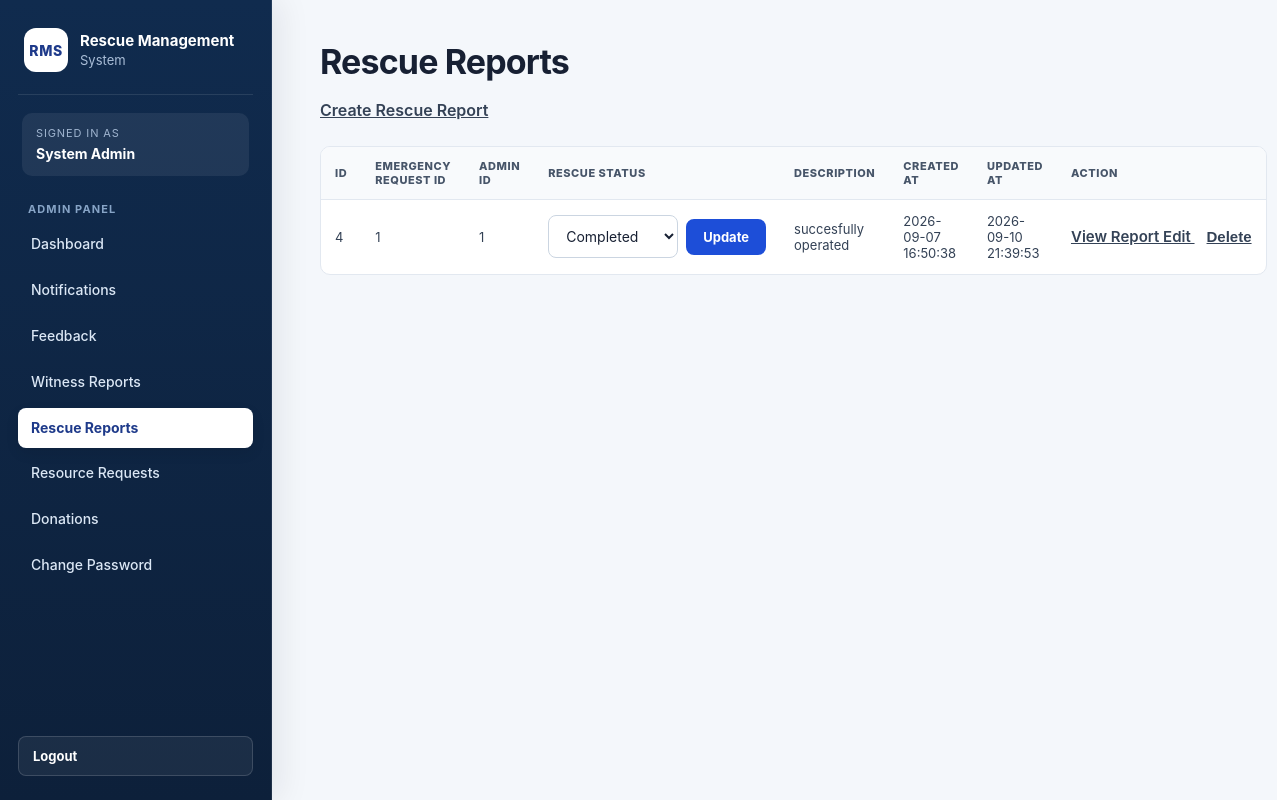
The page /index.php?page=rescue-reports (signed in) on the database its author committed.
### tables this page shows
CREATE TABLE `rescue_reports` (
  `id` int(11) NOT NULL,
  `emergency_request_id` int(11) NOT NULL,
  `admin_id` int(11) NOT NULL,
  `rescue_status` enum('pending','ongoing','completed','cancelled') NOT NULL DEFAULT 'pending',
  `description` text NOT NULL,
  `created_at` timestamp NOT NULL DEFAULT current_timestamp(),
  `updated_at` timestamp NOT NULL DEFAULT current_timestamp() ON UPDATE current_timestamp()
);

### models/RescueReportModel.php (called while the page is built, shortened)
<?php
function getAllRescueReports($conn)
{
    $sql = "SELECT
                id,
                emergency_request_id,
                admin_id,
                rescue_status,
                description,
                created_at,
                updated_at
            FROM rescue_reports
            ORDER BY id DESC";
    $result = mysqli_query($conn, $sql);
    $reports = [];
    while ($row = mysqli_fetch_assoc($result)) {
        $reports[] = $row;
    }
    return $reports;
}

### controllers/RescueReportController.php (called while the page is built, shortened)
<?php
require_once "models/RescueReportModel.php";
function loadAllRescueReports($conn)
{
    return getAllRescueReports($conn);
}

### views/admin/rescue_reports/index.php (the view, shortened to what this page needs)
<?php require_once "views/partials/header.php"; ?>
<?php require_once "views/partials/sidebar.php"; ?>
<div class="content">
    <h1>Rescue Reports</h1>
    <p>
        <a href="index.php?page=rescue-report-create">
            Create Rescue Report
        </a>
    </p>
    <?php if (empty($reports)): ?>
        <p>No rescue reports found.</p>
    <?php else: ?>
        <table>
            <thead>
                <tr>
                    <th>ID</th>
                    <th>Emergency Request ID</th>
                    <th>Admin ID</th>
                    <th>Rescue Status</th>
                    <th>Description</th>
                    <th>Created At</th>
                    <th>Updated At</th>
                    <th>Action</th>
                </tr>
            </thead>
            <tbody>
                <?php foreach ($reports as $report): ?>
                    <tr>
                        <td>
                            <?php echo (int)$report['id']; ?>
                        </td>
                        <td>
                            <?php
                            echo (int)$report[
                                'emergency_request_id'
                            ];
                            ?>
                        </td>
                        <td>
                            <?php
                            echo (int)$report['admin_id'];
                            ?>
                        </td>
                        <td>
                            <form
                                method="POST"
                                action="index.php?page=rescue-reports"
                                class="status-form"
                            >
                                <select
                                    name="rescue_status"
                                    required
                                >
                                    <option
                                        value="completed"
                                        <?php
                                        echo $report['rescue_status']
                                            === 'completed'
                                                ? 'selected'
                                                : '';
                                        ?>
                                    >
                                        Completed
                                    </option>
                                </select>
                                <button type="submit">
                                    Update
                                </button>
                            </form>
                        </td>
                        <td>
                            <?php
                            echo htmlspecialchars(
                                $report['description']
                            );
                            ?>
                        </td>
                        <td>
                            <?php
                            echo htmlspecialchars(
                                $report['created_at']
                            );
                            ?>
                        </td>
                        <td>
                            <?php
                            echo htmlspecialchars(
                                $report['updated_at']
                            );
                            ?>
                        </td>
                        <td class="action-links">
                            <a
                                href="index.php?page=rescue-report-view&id=<?php
                                    echo (int)$report['id'];
                                ?>"
                            >
                                View Report
                            </a>
                            <a
                                href="index.php?page=rescue-report-edit&id=<?php
                                    echo (int)$report['id'];
                                ?>"
                            >
                                Edit
                            </a>
                            <form
                                method="POST"
                                action="index.php?page=rescue-report-delete"
                                class="delete-form"
                                onsubmit="return confirm(
                                    'Are you sure you want to delete this rescue report?'
                                );"
                            >
                                <button
                                    type="submit"
                                    class="delete-link"
                                >
                                    Delete
                                </button>
                            </form>
                        </td>
                    </tr>
                <?php endforeach; ?>
            </tbody>
        </table>
    <?php endif; ?>
</div>
<?php require_once "views/partials/footer.php"; ?>

### assets/css/style.css (style rules this page uses)
* { box-sizing: border-box; }
body { margin: 0; font-family: Arial, Helvetica, sans-serif; background: #f5f6f8; color: #1f2937; }
.content { margin-left: 280px; padding: 45px; min-height: 100vh; background: white; }
.content h1 { margin-top: 0; margin-bottom: 20px; font-size: 36px; line-height: 1.2; color: #111827; }
.content>p { font-size: 17px; line-height: 1.6; margin-bottom: 22px; }
.content a { color: #344256; font-weight: 600; text-decoration: underline; }
input, textarea, select { width: 100%; padding: 11px 12px; border: 1px solid #cfd3d8; background: white; font-family: Arial, Helvetica, sans-serif; font-size: 15px; outline: none; }
button { background: #344256; color: white; border: none; padding: 11px 18px; font-family: Arial, Helvetica, sans-serif; font-size: 15px; font-weight: 600; cursor: pointer; }
table { width: 100%; border-collapse: collapse; margin-top: 22px; background: white; }
th { background: #344256; color: white; padding: 13px; text-align: left; font-size: 15px; }
td { padding: 13px; border: 1px solid #dddddd; font-size: 15px; }
table form { border: none; padding: 0; margin: 0; max-width: none; }
table form select { width: auto; }
table form button { margin-left: 5px; }
.status-form { display: flex; align-items: center; gap: 8px; margin: 0; }
.status-form select { width: 130px; margin: 0; }
.status-form button { margin: 0; white-space: nowrap; }
.action-links { white-space: nowrap; }
.action-links a, .delete-link { color: #344256; text-decoration: underline; font-weight: 600; font-size: 15px; }
.delete-form { display: inline; margin: 0; padding: 0; border: none; }
.delete-link { background: none; border: none; padding: 0; margin-left: 12px; cursor: pointer; font-family: Arial, Helvetica, sans-serif; }
@media screen { :root { --primary: #1d4ed8; --primary-dark: #1e3a8a; --primary-soft: #eff6ff; --sidebar: #0f2747; --sidebar-hover: #183a67; --danger: #dc2626; --danger-soft: #fef2f2; --success: #15803d; --success-soft: #f0fdf4; --warning: #b45309; --warning-soft: #fffbeb; --info: #0369a1; --info-soft: #f0f9ff; --text: #172033; --muted: #64748b; --border: #e2e8f0; --surface: #ffffff; --background: #f4f7fb; --shadow: 0 10px 30px rgba(15, 39, 71, 0.07); --shadow-hover: 0 16px 38px rgba(15, 39, 71, 0.12); } }
@media screen { html { min-height: 100%; background: var(--background); } }
@media screen { body { min-height: 100vh; margin: 0; font-family: Inter, "Segoe UI", Arial, Helvetica, sans-serif; background: var(--background); color: var(--text); } }
@media screen { a { transition: color 0.2s ease, background 0.2s ease, border-color 0.2s ease, transform 0.2s ease; } }
@media screen { .content { min-height: 100vh; margin-left: 272px; padding: 42px 48px 60px; background: var(--background); } }
@media screen { .content > * { max-width: 1180px; } }
@media screen { .content h1 { margin: 0 0 10px; color: var(--text); font-size: 34px; line-height: 1.18; letter-spacing: -0.025em; } }
@media screen { .content > p { color: var(--muted); font-size: 16px; } }
@media screen { input, textarea, select { width: 100%; padding: 11px 13px; border: 1px solid #cbd5e1; border-radius: 8px; background: #ffffff; color: var(--text); font-family: inherit; font-size: 14px; outline: none; transition: border-color 0.2s ease, box-shadow 0.2s ease; } }
@media screen { button { padding: 10px 17px; border: none; border-radius: 8px; background: var(--primary); color: #ffffff; font-family: inherit; font-size: 13px; font-weight: 700; cursor: pointer; transition: background 0.2s ease, transform 0.2s ease, box-shadow 0.2s ease; } }
@media screen { table { width: 100%; margin-top: 18px; border-collapse: separate; border-spacing: 0; overflow: hidden; border: 1px solid var(--border); border-radius: 10px; background: #ffffff; } }
@media screen { th { padding: 12px 14px; border-bottom: 1px solid var(--border); background: #f8fafc; color: #475569; font-size: 11px; font-weight: 800; letter-spacing: 0.05em; text-transform: uppercase; } }
@media screen { td { padding: 13px 14px; border: none; border-bottom: 1px solid #edf2f7; color: #334155; font-size: 13px; } }
@media screen { tr:last-child td { border-bottom: none; } }

### rows shown on the page
rescue_reports: id "4", emergency_request "1", admin "1", rescue_status "Completed", description "succesfully operated", created_at "2026-09-07 16:50:38", updated_at "2026-09-10 21:39:53"

### other values the page prints
$userName "System Admin"
